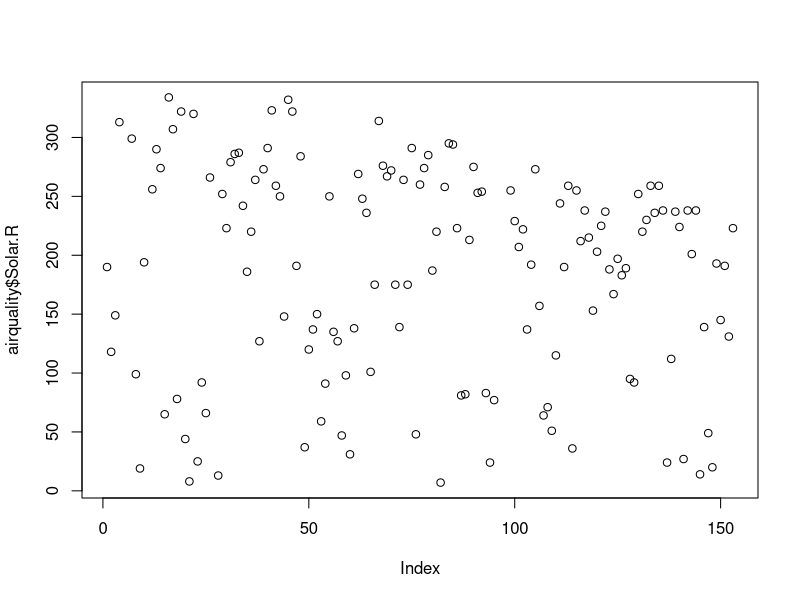
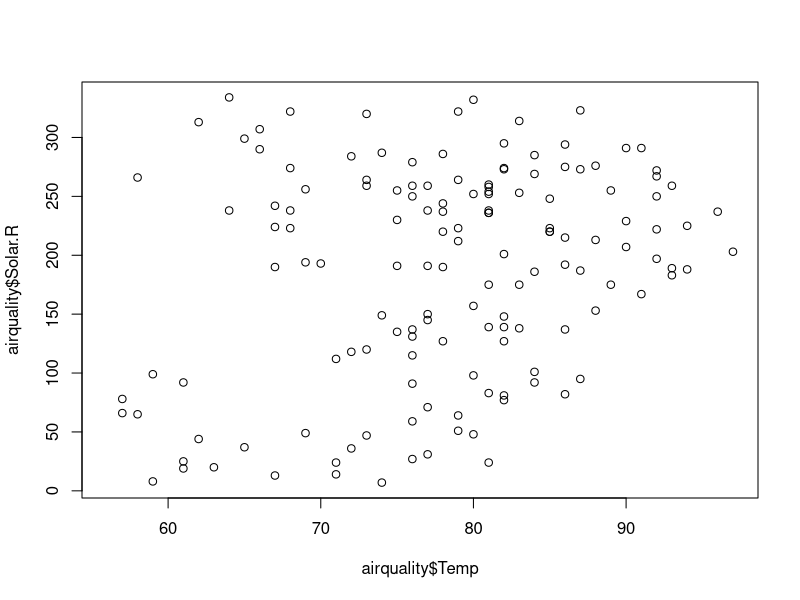

Source code (R) for these figures, in order: (Note: this script raises an error after producing the figures.)
#airquality = read.csv('path/airquality.csv', header= TRUE, sep=",")
#for inbuild r dataset
airquality <- datasets::airquality

#####Top 10 rows and Last 10 rows
head (airquality)    #by default 6 rows are displayed
tail(airquality)     #by default 6 rows are displayed
head(airquality,4)   #for specific no of rows and columns
tail(airquality,8)   #for specific no of rows and columns

#Columns

airquality[,c(1,2)]   #all rows and columns 1&2
airquality$Solar.R    #for a particular

df<- airquality[,6]   #excluding column no 6
df                    #to check the dataset

#Descriptive Statistics

summary(airquality[,3])      #D.S for column
summary(airquality$Solar.R)  #D.S for specific column name
summary(airquality)          #D.S for all columns

#Visualisation Technique
#1. Scatter Plot

plot(airquality$Solar.R)                               #plot for specific column
plot(airquality$Temp,airquality$Solar.R,type = "p")    #relation between temp & wind
plot(airquality$Ozone,type = "1")                      #plot a line
plot(airquality)
plot(airquality$Solar.R,type = "b")                    #points and lines
plot(airquality$Solar.R,xlab = 'No of instances', ylab = 'solar.R Concentartion', main = 'solar.R', col='blue', type = "p")  #naming the labels on the graph

#2. Horizontal Bar Plot

barplot(airquality$Solar.R)                #plot for specific column
barplot(airquality$Solar.R,horiz = "F")
barplot(airquality$Solar.R,main = 'Solar.R No of instances', ylab = 'solar.R', col='blue', horiz= "F")  #naming the labels on the graph

#3. Histogram

hist(airquality$Solar.R)                               #plot for specific colum
hist(airquality$Solar.R,main = 'Solar.R No of instances', xlab = 'solar Radiation', col='blue') 

#4. Single Box Plot

boxplot(airquality$Solar.R,main ="Box Plot", xlab = 'Solar radaition')
summary(airquality$Solar.R)             #to check summary
boxplot.stats(airquality$Solar.R)$out   #to check outliers

#5. Multiple Box Plot

boxplot(airquality[,1:4],main = 'Multiple')    #to get multiple box plot at once


#margin of the grid (mar)
#no of rows and columns (mfrow)
#whether a border is to be included (bty)
#and positions to the labels
#labels (las:1 for horizontal, las:0 for vertical)
#bty- box around the plot (0=yes box needed, n=no)


par(mfrow = c(3,3),mar = c(2,5,2,1),las=0, bty = "0")
plot(airquality$Solar.R)
plot(airquality$Ozone,airquality$Solar.R)
plot(airquality$Wind,type = "1")

